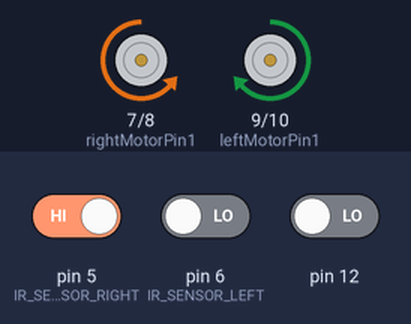
Simulated run of this sketch. Board: Arduino Uno, built with avr-gcc and run on an emulated ATmega328P. On the bench: motor-driver pin pairs drawn as motors (green arrow = first pin HIGH = forward, orange = second pin HIGH = backward, longer = more drive, scaled by the enable pin). The test bench sets the inputs (shaded band); at power-on: pin 5 (IR_SENSOR_RIGHT) HIGH, pin 6 (IR_SENSOR_LEFT) LOW, pin 12 LOW.

Above: at 1.2 s.
1.3 s: pin 5 (IR_SENSOR_RIGHT) driven LOW
At 1.6 s:
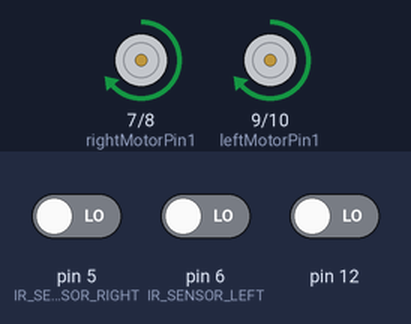
2.8 s: pin 6 (IR_SENSOR_LEFT) driven HIGH
At 3.9 s:
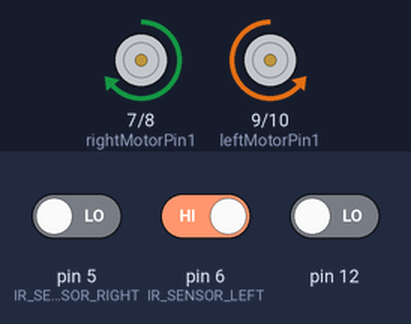
4.3 s: pin 12 driven HIGH
At 5.0 s:
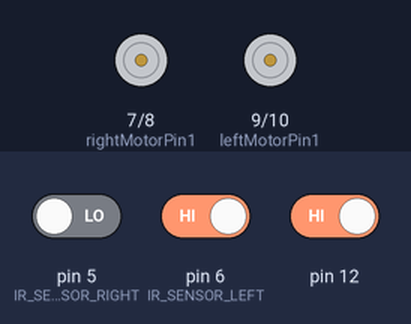
5.8 s: pin 12 driven LOW
At 6.2 s:
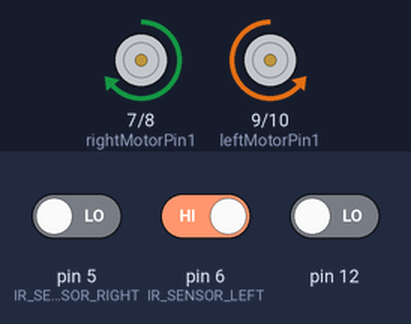
7.3 s: pin 5 (IR_SENSOR_RIGHT) driven HIGH
At 8.5 s:
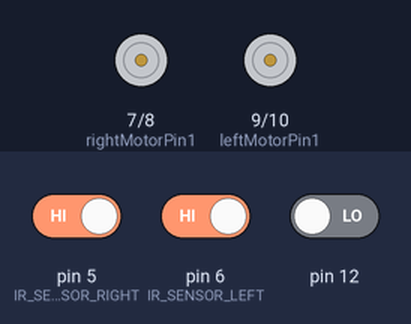
Timing chart, 0 to 9.8 s (numbered marks = the images above; inputs shaded):
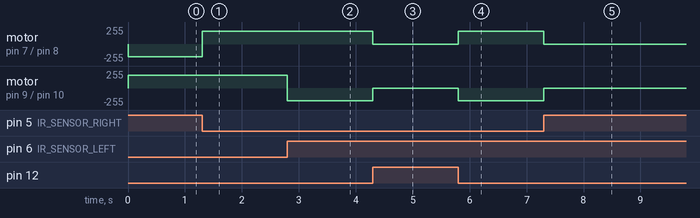

Measured:
- after the input at 1.3 s, motor on pin 7 (rightMotorPin1) / pin 8 (rightMotorPin2): backward 190/255 → forward 190/255 at once
- after the input at 2.8 s, motor on pin 9 (leftMotorPin1) / pin 10 (leftMotorPin2): forward 190/255 → backward 190/255 at once
- after the input at 4.3 s, motor on pin 7 (rightMotorPin1) / pin 8 (rightMotorPin2): forward 190/255 → stopped at once; motor on pin 9 (leftMotorPin1) / pin 10 (leftMotorPin2): backward 190/255 → stopped at once
- after the input at 5.8 s, motor on pin 7 (rightMotorPin1) / pin 8 (rightMotorPin2): stopped → forward 190/255 at once; motor on pin 9 (leftMotorPin1) / pin 10 (leftMotorPin2): stopped → backward 190/255 at once
- after the input at 7.3 s, motor on pin 7 (rightMotorPin1) / pin 8 (rightMotorPin2): forward 190/255 → stopped at once; motor on pin 9 (leftMotorPin1) / pin 10 (leftMotorPin2): backward 190/255 → stopped at once

The sketch:

TCCRB_CHANGE.ino
```cpp
//MOTOR CONTROL
#define IR_SENSOR_RIGHT 5
#define IR_SENSOR_LEFT 6
#define MOTOR_SPEED 190

//Right motor
int enableRightMotor = 11;
int rightMotorPin1 = 7;
int rightMotorPin2 = 8;

//Left motor
int enableLeftMotor = 3;
int leftMotorPin1 = 9;
int leftMotorPin2 = 10;

void setup() {
  pinMode(12,INPUT);

  //MOTOR CONTROL (to increase the frequency of input)
  //The problem with TT gear motors is that, at very low pwm value it does not even rotate.
  //If we increase the PWM value then it rotates faster and our robot is not controlled in that speed and goes out of line.
  //For that we need to increase the frequency of analogWrite.
  //Below line is important to change the frequency of PWM signal on pin D5 and D6
  //Because of this, motor runs in controlled manner (lower speed) at high PWM value.
  //This sets frequecny as 7812.5 hz.
  TCCR2B = TCCR2B & B11111000 | B00000010 ;

  // put your setup code here, to run once:
  pinMode(enableRightMotor, OUTPUT);
  pinMode(rightMotorPin1, OUTPUT);
  pinMode(rightMotorPin2, OUTPUT);

  pinMode(enableLeftMotor, OUTPUT);
  pinMode(leftMotorPin1, OUTPUT);
  pinMode(leftMotorPin2, OUTPUT);

  pinMode(IR_SENSOR_RIGHT, INPUT);
  pinMode(IR_SENSOR_LEFT, INPUT);
  //rotateMotor(0,0);
}

void loop() {

  //MOTOR CONTROL
  int rightIRSensorValue = digitalRead(IR_SENSOR_RIGHT);
  int leftIRSensorValue = digitalRead(IR_SENSOR_LEFT);
  if (digitalRead(12) == 1)
    rotateMotor(0, 0);
  else {
  //If none of the sensors detects white line, then go straight
  if (rightIRSensorValue == LOW && leftIRSensorValue == LOW) {
    rotateMotor(MOTOR_SPEED, MOTOR_SPEED);
  }
  //If left sensor detects white line, then turn right
  else if (rightIRSensorValue == HIGH && leftIRSensorValue == LOW) {
    rotateMotor(-MOTOR_SPEED, MOTOR_SPEED);
  }
  //If right sensor detects white line, then turn left
  else if (rightIRSensorValue == LOW && leftIRSensorValue == HIGH) {
    rotateMotor(MOTOR_SPEED, -MOTOR_SPEED);
  }
  //If both the sensors detect white line, then stop
  else {
    rotateMotor(0, 0);
  }
}
}

//MOTOR CONTROL FUNCTION
void rotateMotor(int rightMotorSpeed, int leftMotorSpeed) {

  if (rightMotorSpeed < 0) {
    digitalWrite(rightMotorPin1, LOW);
    digitalWrite(rightMotorPin2, HIGH);
  } else if (rightMotorSpeed > 0) {
    digitalWrite(rightMotorPin1, HIGH);
    digitalWrite(rightMotorPin2, LOW);
  } else {
    digitalWrite(rightMotorPin1, LOW);
    digitalWrite(rightMotorPin2, LOW);
  }

  if (leftMotorSpeed < 0) {
    digitalWrite(leftMotorPin1, LOW);
    digitalWrite(leftMotorPin2, HIGH);
  } else if (leftMotorSpeed > 0) {
    digitalWrite(leftMotorPin1, HIGH);
    digitalWrite(leftMotorPin2, LOW);
  } else {
    digitalWrite(leftMotorPin1, LOW);
    digitalWrite(leftMotorPin2, LOW);
  }
  analogWrite(enableRightMotor, abs(rightMotorSpeed));
  analogWrite(enableLeftMotor, abs(leftMotorSpeed));
}
```
